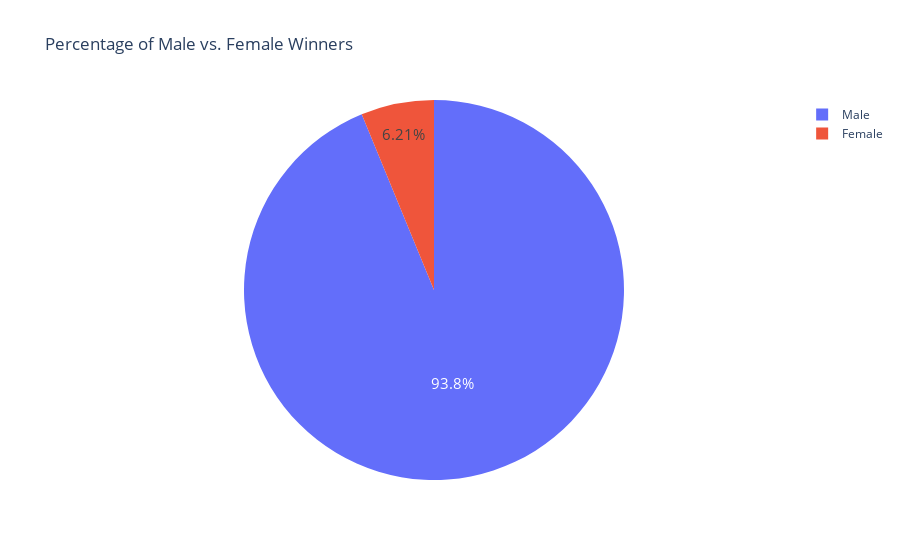

Source (notebook cell):
### Code cell
import plotly.express as px

gender = df_data.sex.value_counts()
fig = px.pie(labels=gender.index,
            values=gender.values,
            title='Percentage of Male vs. Female Winners',
            names=gender.index,)
fig.update_traces(textposition='inside',
                 textfont_size=15,
                 textinfo='percent')

### Figure 1 — Plotly figure (JSON) as saved in the notebook; plotly's stock layout.template omitted (floating-point values rounded to 4 significant figures)
{"data": [{"domain": {"x": [0, 1], "y": [0, 1]}, "hovertemplate": "label=%{label}<br>value=%{value}<extra></extra>", "labels": ["Male", "Female"], "legendgroup": "", "name": "", "showlegend": true, "textfont": {"size": 15}, "textinfo": "percent", "textposition": "inside", "type": "pie", "values": [876, 58]}], "layout": {"legend": {"tracegroupgap": 0}, "title": {"text": "Percentage of Male vs. Female Winners"}}}
